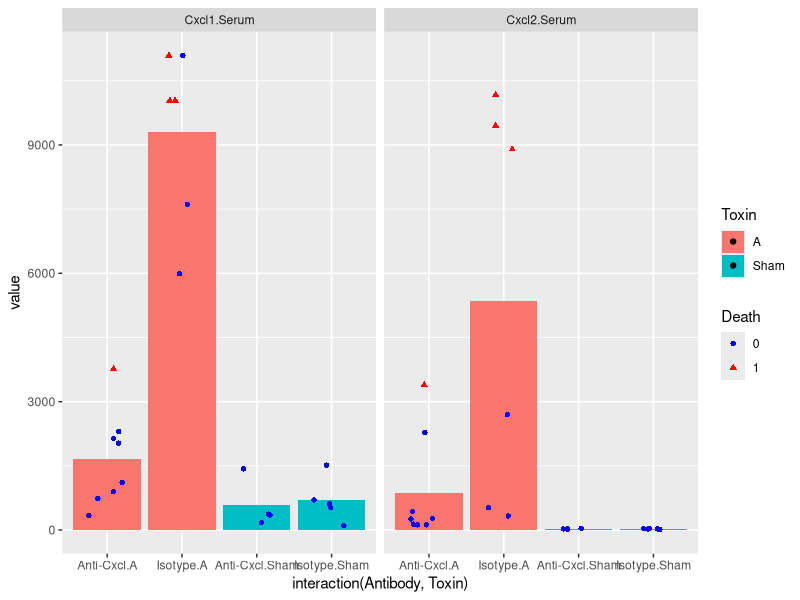
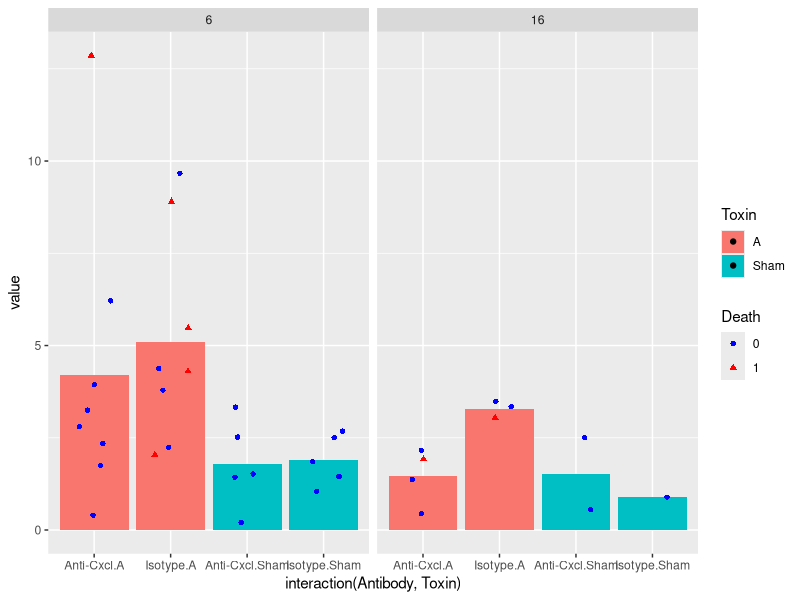
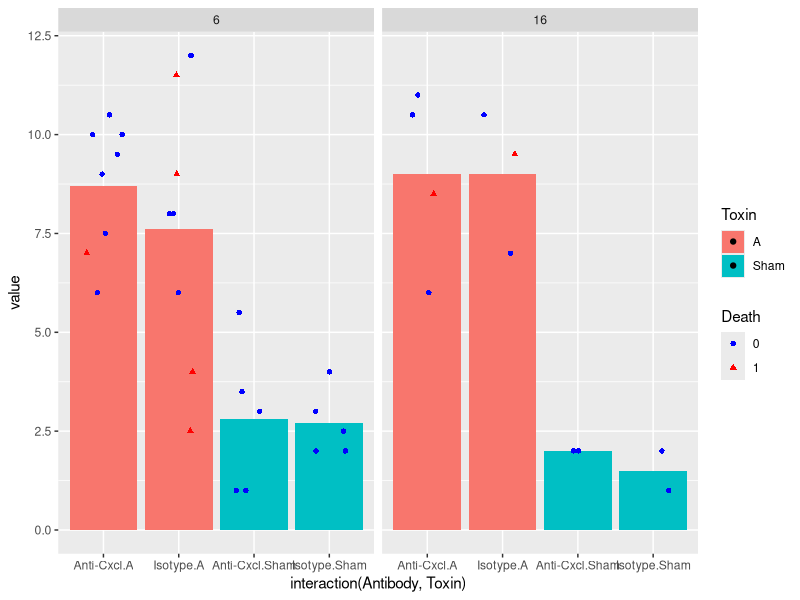

The R source for these figures, in order:
library(ggplot2)
library(reshape)

################################################################################
#                              Figure 4A - Protein                             #
################################################################################

# Parse data
raw = read.csv("./PhysiologyMeasurements.csv",sep="\t")
raw = raw[ !is.na(raw$Cxcl1.Serum) &
           !is.na(raw$Cxcl2.Serum) , 
           c("ID","Time","Toxin","Antibody","Death","Cxcl1.Serum","Cxcl2.Serum")]
raw$Death = factor(as.numeric(raw$Death!=""))
mraw = melt(raw,measure.vars=c("Cxcl1.Serum","Cxcl2.Serum"))

# Plot
p = ggplot(data=mraw,aes(x=interaction(Antibody,Toxin),y=value,fill=Toxin)) +
  stat_summary(fun.y="mean",geom="bar") +
  geom_point(position=position_jitter(height=0,width=0.25),
             aes(color=Death,shape=Death)) +
  facet_wrap( ~ variable ) + 
  scale_color_manual(values=c("blue","red"))
p

# Statistical tests -- nonparametric
dat = cast(mraw,ID~Toxin+Antibody+variable,value="TotalPathology")
dat = lapply(dat,function(x) x[!is.na(x)])
wilcox.test( dat[["A_Anti-Cxcl_Cxcl1.Serum"]], dat$A_Isotype_Cxcl1.Serum ) # p=0.00236
wilcox.test( dat[["A_Anti-Cxcl_Cxcl2.Serum"]], dat$A_Isotype_Cxcl2.Serum ) # p=0.01998


################################################################################
#                     Figure 4B - Neutrophil count                             #
################################################################################

# Parse data
raw = read.csv("./PhysiologyMeasurements.csv",sep="\t")
raw = raw[ !is.na(raw$NE) &
            raw$Antibody!="None", 
           c("ID","Time","Toxin","Antibody","Death","NE")]
raw$Death = factor(as.numeric(raw$Death!=""))
mraw = melt(raw,measure.vars=c("NE"))

# Plot
p %+% mraw + facet_wrap( ~ Time )

# Statistical tests -- nonparametric
dat = cast(mraw,ID~Toxin+Antibody+Time,value="NE")
dat = lapply(dat,function(x) x[!is.na(x)])
wilcox.test( dat[["Sham_Isotype_6"]], dat$A_Isotype_6 )
wilcox.test( dat[["A_Anti-Cxcl_6"]], dat$A_Isotype_6 ) # p=0.3823
wilcox.test( dat[["A_Anti-Cxcl_16"]], dat$A_Isotype_16 ) # p=0.05714
2/choose(7,3) # minimum p-value=0.05714
t.test( dat[["A_Anti-Cxcl_6"]], dat$A_Isotype_6 ) # p=0.603
t.test( dat[["A_Anti-Cxcl_16"]], dat$A_Isotype_16 ) # p=0.01308


################################################################################
#                        Figure 4C - Pathology                                 #
################################################################################

# Parse data
raw = read.csv("./PhysiologyMeasurements.csv",sep="\t")
raw = raw[ !is.na(raw$TotalPathology) &
             raw$Antibody!="None", 
           c("ID","Time","Toxin","Antibody","Death","TotalPathology")]
raw$Death = factor(as.numeric(raw$Death!=""))
mraw = melt(raw,measure.vars=c("TotalPathology"))

# Plot
p %+% mraw + facet_wrap(~Time)

# Statistical tests -- nonparametric
dat = cast(mraw,ID~Toxin+Antibody+Time,value="NE")
dat = lapply(dat,function(x) x[!is.na(x)])
wilcox.test( dat[["A_Anti-Cxcl_6"]], dat$A_Isotype_6 ) # p=0.5624
wilcox.test( dat[["A_Anti-Cxcl_16"]], dat$A_Isotype_16 ) # p=1


################################################################################
#                          Figure 4D - Survival                                #
################################################################################

# Parse data
raw = read.csv("./PhysiologyMeasurements.csv",sep="\t")
raw = raw[ raw$Antibody!="None", 
           c("ID","Time","Toxin","Antibody","Death")]
raw$Death = factor(as.numeric(raw$Death!=""))

# Survival
s = cast( raw, Death~Time+Toxin+Antibody, value="ID", fun=length )
apply(s,2,function(x) paste(x[1],"/",sum(x)))
